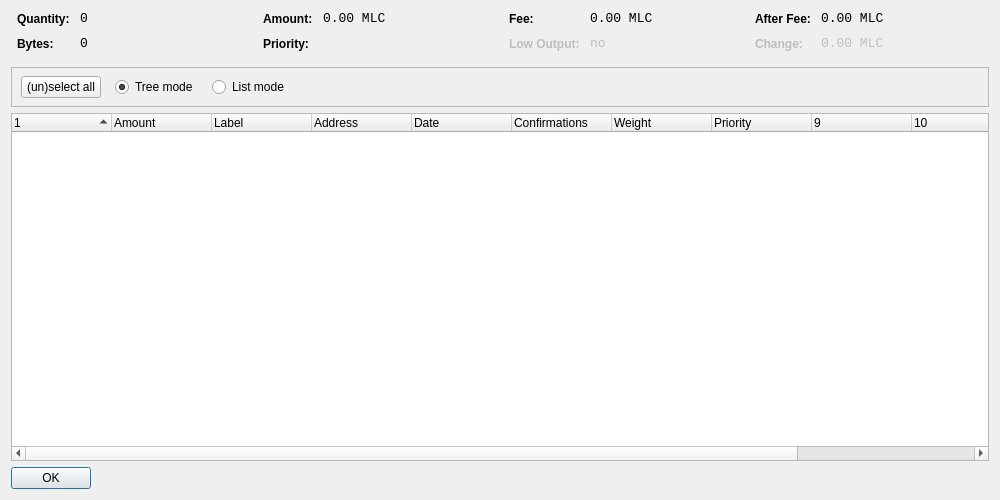
<?xml version="1.0" encoding="UTF-8"?>
<ui version="4.0">
 <class>CoinControlDialog</class>
 <widget class="QWidget" name="CoinControlDialog">
  <property name="geometry">
   <rect>
    <x>0</x>
    <y>0</y>
    <width>1000</width>
    <height>500</height>
   </rect>
  </property>
  <property name="windowTitle">
   <string>Coin Control</string>
  </property>
  <layout class="QVBoxLayout" name="verticalLayout">
   <item>
    <layout class="QHBoxLayout" name="horizontalLayoutTop" stretch="0,0,0,0">
     <property name="topMargin">
      <number>0</number>
     </property>
     <property name="bottomMargin">
      <number>10</number>
     </property>
     <item>
      <layout class="QFormLayout" name="formLayoutCoinControl1">
       <property name="horizontalSpacing">
        <number>10</number>
       </property>
       <property name="verticalSpacing">
        <number>10</number>
       </property>
       <property name="leftMargin">
        <number>6</number>
       </property>
       <property name="rightMargin">
        <number>6</number>
       </property>
       <item row="0" column="0">
        <widget class="QLabel" name="labelCoinControlQuantityText">
         <property name="styleSheet">
          <string notr="true">font-weight:bold;</string>
         </property>
         <property name="text">
          <string>Quantity:</string>
         </property>
        </widget>
       </item>
       <item row="0" column="1">
        <widget class="QLabel" name="labelCoinControlQuantity">
         <property name="font">
          <font>
           <family>Monospace</family>
           <pointsize>10</pointsize>
          </font>
         </property>
         <property name="cursor">
          <cursorShape>IBeamCursor</cursorShape>
         </property>
         <property name="contextMenuPolicy">
          <enum>Qt::ActionsContextMenu</enum>
         </property>
         <property name="text">
          <string notr="true">0</string>
         </property>
         <property name="textInteractionFlags">
          <set>Qt::LinksAccessibleByMouse|Qt::TextSelectableByKeyboard|Qt::TextSelectableByMouse</set>
         </property>
        </widget>
       </item>
       <item row="1" column="0">
        <widget class="QLabel" name="labelCoinControlBytesText">
         <property name="styleSheet">
          <string notr="true">font-weight:bold;</string>
         </property>
         <property name="text">
          <string>Bytes:</string>
         </property>
        </widget>
       </item>
       <item row="1" column="1">
        <widget class="QLabel" name="labelCoinControlBytes">
         <property name="font">
          <font>
           <family>Monospace</family>
           <pointsize>10</pointsize>
          </font>
         </property>
         <property name="cursor">
          <cursorShape>IBeamCursor</cursorShape>
         </property>
         <property name="contextMenuPolicy">
          <enum>Qt::ActionsContextMenu</enum>
         </property>
         <property name="text">
          <string notr="true">0</string>
         </property>
         <property name="textInteractionFlags">
          <set>Qt::LinksAccessibleByMouse|Qt::TextSelectableByKeyboard|Qt::TextSelectableByMouse</set>
         </property>
        </widget>
       </item>
      </layout>
     </item>
     <item>
      <layout class="QFormLayout" name="formLayoutCoinControl2">
       <property name="horizontalSpacing">
        <number>10</number>
       </property>
       <property name="verticalSpacing">
        <number>10</number>
       </property>
       <property name="leftMargin">
        <number>6</number>
       </property>
       <property name="rightMargin">
        <number>6</number>
       </property>
       <item row="0" column="0">
        <widget class="QLabel" name="labelCoinControlAmountText">
         <property name="styleSheet">
          <string notr="true">font-weight:bold;</string>
         </property>
         <property name="text">
          <string>Amount:</string>
         </property>
        </widget>
       </item>
       <item row="0" column="1">
        <widget class="QLabel" name="labelCoinControlAmount">
         <property name="font">
          <font>
           <family>Monospace</family>
           <pointsize>10</pointsize>
          </font>
         </property>
         <property name="cursor">
          <cursorShape>IBeamCursor</cursorShape>
         </property>
         <property name="contextMenuPolicy">
          <enum>Qt::ActionsContextMenu</enum>
         </property>
         <property name="text">
          <string notr="true">0.00 MLC</string>
         </property>
         <property name="textInteractionFlags">
          <set>Qt::LinksAccessibleByMouse|Qt::TextSelectableByKeyboard|Qt::TextSelectableByMouse</set>
         </property>
        </widget>
       </item>
       <item row="1" column="0">
        <widget class="QLabel" name="labelCoinControlPriorityText">
         <property name="styleSheet">
          <string notr="true">font-weight:bold;</string>
         </property>
         <property name="text">
          <string>Priority:</string>
         </property>
        </widget>
       </item>
       <item row="1" column="1">
        <widget class="QLabel" name="labelCoinControlPriority">
         <property name="font">
          <font>
           <family>Monospace</family>
           <pointsize>10</pointsize>
          </font>
         </property>
         <property name="cursor">
          <cursorShape>IBeamCursor</cursorShape>
         </property>
         <property name="contextMenuPolicy">
          <enum>Qt::ActionsContextMenu</enum>
         </property>
         <property name="text">
          <string/>
         </property>
         <property name="textInteractionFlags">
          <set>Qt::LinksAccessibleByMouse|Qt::TextSelectableByKeyboard|Qt::TextSelectableByMouse</set>
         </property>
        </widget>
       </item>
      </layout>
     </item>
     <item>
      <layout class="QFormLayout" name="formLayoutCoinControl3">
       <property name="horizontalSpacing">
        <number>10</number>
       </property>
       <property name="verticalSpacing">
        <number>10</number>
       </property>
       <property name="leftMargin">
        <number>6</number>
       </property>
       <property name="rightMargin">
        <number>6</number>
       </property>
       <item row="0" column="0">
        <widget class="QLabel" name="labelCoinControlFeeText">
         <property name="styleSheet">
          <string notr="true">font-weight:bold;</string>
         </property>
         <property name="text">
          <string>Fee:</string>
         </property>
        </widget>
       </item>
       <item row="0" column="1">
        <widget class="QLabel" name="labelCoinControlFee">
         <property name="font">
          <font>
           <family>Monospace</family>
           <pointsize>10</pointsize>
          </font>
         </property>
         <property name="cursor">
          <cursorShape>IBeamCursor</cursorShape>
         </property>
         <property name="contextMenuPolicy">
          <enum>Qt::ActionsContextMenu</enum>
         </property>
         <property name="text">
          <string notr="true">0.00 MLC</string>
         </property>
         <property name="textInteractionFlags">
          <set>Qt::LinksAccessibleByMouse|Qt::TextSelectableByKeyboard|Qt::TextSelectableByMouse</set>
         </property>
        </widget>
       </item>
       <item row="1" column="0">
        <widget class="QLabel" name="labelCoinControlLowOutputText">
         <property name="enabled">
          <bool>false</bool>
         </property>
         <property name="styleSheet">
          <string notr="true">font-weight:bold;</string>
         </property>
         <property name="text">
          <string>Low Output:</string>
         </property>
        </widget>
       </item>
       <item row="1" column="1">
        <widget class="QLabel" name="labelCoinControlLowOutput">
         <property name="enabled">
          <bool>false</bool>
         </property>
         <property name="font">
          <font>
           <family>Monospace</family>
           <pointsize>10</pointsize>
          </font>
         </property>
         <property name="cursor">
          <cursorShape>IBeamCursor</cursorShape>
         </property>
         <property name="contextMenuPolicy">
          <enum>Qt::ActionsContextMenu</enum>
         </property>
         <property name="text">
          <string>no</string>
         </property>
         <property name="textInteractionFlags">
          <set>Qt::LinksAccessibleByMouse|Qt::TextSelectableByKeyboard|Qt::TextSelectableByMouse</set>
         </property>
        </widget>
       </item>
      </layout>
     </item>
     <item>
      <layout class="QFormLayout" name="formLayoutCoinControl4">
       <property name="horizontalSpacing">
        <number>10</number>
       </property>
       <property name="verticalSpacing">
        <number>10</number>
       </property>
       <property name="leftMargin">
        <number>6</number>
       </property>
       <property name="rightMargin">
        <number>6</number>
       </property>
       <item row="0" column="0">
        <widget class="QLabel" name="labelCoinControlAfterFeeText">
         <property name="styleSheet">
          <string notr="true">font-weight:bold;</string>
         </property>
         <property name="text">
          <string>After Fee:</string>
         </property>
        </widget>
       </item>
       <item row="0" column="1">
        <widget class="QLabel" name="labelCoinControlAfterFee">
         <property name="font">
          <font>
           <family>Monospace</family>
           <pointsize>10</pointsize>
          </font>
         </property>
         <property name="cursor">
          <cursorShape>IBeamCursor</cursorShape>
         </property>
         <property name="contextMenuPolicy">
          <enum>Qt::ActionsContextMenu</enum>
         </property>
         <property name="text">
          <string notr="true">0.00 MLC</string>
         </property>
         <property name="textInteractionFlags">
          <set>Qt::LinksAccessibleByMouse|Qt::TextSelectableByKeyboard|Qt::TextSelectableByMouse</set>
         </property>
        </widget>
       </item>
       <item row="1" column="0">
        <widget class="QLabel" name="labelCoinControlChangeText">
         <property name="enabled">
          <bool>false</bool>
         </property>
         <property name="styleSheet">
          <string notr="true">font-weight:bold;</string>
         </property>
         <property name="text">
          <string>Change:</string>
         </property>
        </widget>
       </item>
       <item row="1" column="1">
        <widget class="QLabel" name="labelCoinControlChange">
         <property name="enabled">
          <bool>false</bool>
         </property>
         <property name="font">
          <font>
           <family>Monospace</family>
           <pointsize>10</pointsize>
          </font>
         </property>
         <property name="cursor">
          <cursorShape>IBeamCursor</cursorShape>
         </property>
         <property name="contextMenuPolicy">
          <enum>Qt::ActionsContextMenu</enum>
         </property>
         <property name="text">
          <string notr="true">0.00 MLC</string>
         </property>
         <property name="textInteractionFlags">
          <set>Qt::LinksAccessibleByMouse|Qt::TextSelectableByKeyboard|Qt::TextSelectableByMouse</set>
         </property>
        </widget>
       </item>
      </layout>
     </item>
    </layout>
   </item>
   <item>
    <widget class="QFrame" name="frame">
     <property name="minimumSize">
      <size>
       <width>0</width>
       <height>40</height>
      </size>
     </property>
     <property name="frameShape">
      <enum>QFrame::StyledPanel</enum>
     </property>
     <property name="frameShadow">
      <enum>QFrame::Sunken</enum>
     </property>
     <widget class="QWidget" name="horizontalLayoutWidget">
      <property name="geometry">
       <rect>
        <x>10</x>
        <y>0</y>
        <width>781</width>
        <height>41</height>
       </rect>
      </property>
      <layout class="QHBoxLayout" name="horizontalLayoutPanel" stretch="0,0,0,0">
       <property name="spacing">
        <number>14</number>
       </property>
       <item>
        <widget class="QPushButton" name="pushButtonSelectAll">
         <property name="sizePolicy">
          <sizepolicy hsizetype="Maximum" vsizetype="Fixed">
           <horstretch>0</horstretch>
           <verstretch>0</verstretch>
          </sizepolicy>
         </property>
         <property name="text">
          <string>(un)select all</string>
         </property>
        </widget>
       </item>
       <item>
        <widget class="QRadioButton" name="radioTreeMode">
         <property name="sizePolicy">
          <sizepolicy hsizetype="Maximum" vsizetype="Fixed">
           <horstretch>0</horstretch>
           <verstretch>0</verstretch>
          </sizepolicy>
         </property>
         <property name="text">
          <string>Tree mode</string>
         </property>
         <property name="checked">
          <bool>true</bool>
         </property>
        </widget>
       </item>
       <item>
        <widget class="QRadioButton" name="radioListMode">
         <property name="sizePolicy">
          <sizepolicy hsizetype="Maximum" vsizetype="Fixed">
           <horstretch>0</horstretch>
           <verstretch>0</verstretch>
          </sizepolicy>
         </property>
         <property name="text">
          <string>List mode</string>
         </property>
        </widget>
       </item>
       <item>
        <spacer name="horizontalSpacer">
         <property name="orientation">
          <enum>Qt::Horizontal</enum>
         </property>
         <property name="sizeHint" stdset="0">
          <size>
           <width>40</width>
           <height>20</height>
          </size>
         </property>
        </spacer>
       </item>
      </layout>
     </widget>
    </widget>
   </item>
   <item>
    <widget class="CoinControlTreeWidget" name="treeWidget">
     <property name="contextMenuPolicy">
      <enum>Qt::CustomContextMenu</enum>
     </property>
     <property name="sortingEnabled">
      <bool>false</bool>
     </property>
     <property name="columnCount">
      <number>12</number>
     </property>
     <attribute name="headerShowSortIndicator" stdset="0">
      <bool>true</bool>
     </attribute>
     <attribute name="headerStretchLastSection">
      <bool>false</bool>
     </attribute>
     <column>
      <property name="text">
       <string/>
      </property>
     </column>
     <column>
      <property name="text">
       <string>Amount</string>
      </property>
     </column>
     <column>
      <property name="text">
       <string>Label</string>
      </property>
     </column>
     <column>
      <property name="text">
       <string>Address</string>
      </property>
     </column>
     <column>
      <property name="text">
       <string>Date</string>
      </property>
     </column>
     <column>
      <property name="text">
       <string>Confirmations</string>
      </property>
      <property name="toolTip">
       <string>Confirmed</string>
      </property>
     </column>
     <column>
      <property name="text">
       <string>Weight</string>
      </property>
     </column>
     <column>
      <property name="text">
       <string>Priority</string>
      </property>
     </column>
     <column>
      <property name="text">
       <string/>
      </property>
     </column>
     <column>
      <property name="text">
       <string/>
      </property>
     </column>
     <column>
      <property name="text">
       <string/>
      </property>
     </column>
     <column>
      <property name="text">
       <string/>
      </property>
     </column>
    </widget>
   </item>
   <item>
    <widget class="QDialogButtonBox" name="buttonBox">
     <property name="sizePolicy">
      <sizepolicy hsizetype="Maximum" vsizetype="Fixed">
       <horstretch>0</horstretch>
       <verstretch>0</verstretch>
      </sizepolicy>
     </property>
     <property name="orientation">
      <enum>Qt::Horizontal</enum>
     </property>
     <property name="standardButtons">
      <set>QDialogButtonBox::Ok</set>
     </property>
    </widget>
   </item>
  </layout>
 </widget>
 <customwidgets>
  <customwidget>
   <class>CoinControlTreeWidget</class>
   <extends>QTreeWidget</extends>
   <header>coincontroltreewidget.h</header>
  </customwidget>
 </customwidgets>
 <resources/>
 <connections/>
</ui>
